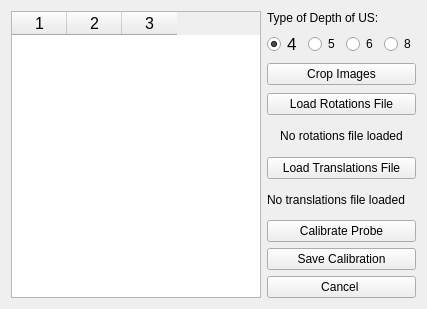
<?xml version="1.0" encoding="UTF-8"?>
<ui version="4.0">
 <class>ProbeCalibrationWidget</class>
 <widget class="QWidget" name="ProbeCalibrationWidget">
  <property name="geometry">
   <rect>
    <x>0</x>
    <y>0</y>
    <width>427</width>
    <height>309</height>
   </rect>
  </property>
  <property name="windowTitle">
   <string>Probe Calibration Setup</string>
  </property>
  <layout class="QGridLayout" name="gridLayout">
   <item row="0" column="0" rowspan="8">
    <widget class="QTableWidget" name="tableWidget">
     <property name="font">
      <font>
       <pointsize>12</pointsize>
      </font>
     </property>
     <property name="columnCount">
      <number>3</number>
     </property>
     <attribute name="horizontalHeaderVisible">
      <bool>true</bool>
     </attribute>
     <attribute name="horizontalHeaderCascadingSectionResizes">
      <bool>false</bool>
     </attribute>
     <attribute name="horizontalHeaderDefaultSectionSize">
      <number>55</number>
     </attribute>
     <attribute name="horizontalHeaderMinimumSectionSize">
      <number>10</number>
     </attribute>
     <attribute name="verticalHeaderDefaultSectionSize">
      <number>20</number>
     </attribute>
     <column/>
     <column/>
     <column/>
    </widget>
   </item>
   <item row="0" column="2">
    <layout class="QVBoxLayout" name="verticalLayout">
     <property name="spacing">
      <number>6</number>
     </property>
     <property name="bottomMargin">
      <number>2</number>
     </property>
     <item>
      <widget class="QLabel" name="label">
       <property name="text">
        <string>Type of Depth of US:</string>
       </property>
      </widget>
     </item>
     <item>
      <layout class="QHBoxLayout" name="horizontalLayout">
       <item>
        <widget class="QRadioButton" name="radioButton_4">
         <property name="font">
          <font>
           <pointsize>13</pointsize>
          </font>
         </property>
         <property name="text">
          <string>4</string>
         </property>
         <property name="checked">
          <bool>true</bool>
         </property>
        </widget>
       </item>
       <item>
        <widget class="QRadioButton" name="radioButton_5">
         <property name="contextMenuPolicy">
          <enum>Qt::NoContextMenu</enum>
         </property>
         <property name="text">
          <string>5</string>
         </property>
        </widget>
       </item>
       <item>
        <widget class="QRadioButton" name="radioButton_6">
         <property name="text">
          <string>6</string>
         </property>
        </widget>
       </item>
       <item>
        <widget class="QRadioButton" name="radioButton_8">
         <property name="text">
          <string>8</string>
         </property>
        </widget>
       </item>
      </layout>
     </item>
     <item>
      <widget class="QPushButton" name="cropButton">
       <property name="text">
        <string>Crop Images</string>
       </property>
       <property name="flat">
        <bool>false</bool>
       </property>
      </widget>
     </item>
    </layout>
   </item>
   <item row="1" column="2">
    <widget class="QPushButton" name="rotationsButton">
     <property name="text">
      <string>Load Rotations File</string>
     </property>
    </widget>
   </item>
   <item row="2" column="2">
    <widget class="QLabel" name="rotationsLabel">
     <property name="text">
      <string>No rotations file loaded</string>
     </property>
     <property name="alignment">
      <set>Qt::AlignCenter</set>
     </property>
    </widget>
   </item>
   <item row="3" column="2">
    <widget class="QPushButton" name="translationsButton">
     <property name="text">
      <string>Load Translations File</string>
     </property>
    </widget>
   </item>
   <item row="4" column="2">
    <widget class="QLabel" name="translationsLabel">
     <property name="text">
      <string>No translations file loaded</string>
     </property>
     <property name="alignment">
      <set>Qt::AlignLeading|Qt::AlignLeft|Qt::AlignVCenter</set>
     </property>
    </widget>
   </item>
   <item row="7" column="2">
    <widget class="QPushButton" name="cancelButton">
     <property name="text">
      <string>Cancel </string>
     </property>
    </widget>
   </item>
   <item row="5" column="2">
    <widget class="QPushButton" name="calibrateButton">
     <property name="text">
      <string>Calibrate Probe</string>
     </property>
    </widget>
   </item>
   <item row="6" column="2">
    <widget class="QPushButton" name="saveButton">
     <property name="text">
      <string>Save Calibration</string>
     </property>
    </widget>
   </item>
  </layout>
 </widget>
 <resources/>
 <connections>
  <connection>
   <sender>cropButton</sender>
   <signal>clicked()</signal>
   <receiver>ProbeCalibrationWidget</receiver>
   <slot>crop()</slot>
   <hints>
    <hint type="sourcelabel">
     <x>301</x>
     <y>79</y>
    </hint>
    <hint type="destinationlabel">
     <x>297</x>
     <y>143</y>
    </hint>
   </hints>
  </connection>
  <connection>
   <sender>calibrateButton</sender>
   <signal>clicked()</signal>
   <receiver>ProbeCalibrationWidget</receiver>
   <slot>calibrate()</slot>
   <hints>
    <hint type="sourcelabel">
     <x>417</x>
     <y>241</y>
    </hint>
    <hint type="destinationlabel">
     <x>426</x>
     <y>141</y>
    </hint>
   </hints>
  </connection>
  <connection>
   <sender>rotationsButton</sender>
   <signal>clicked()</signal>
   <receiver>ProbeCalibrationWidget</receiver>
   <slot>loadRotationsFile()</slot>
   <hints>
    <hint type="sourcelabel">
     <x>417</x>
     <y>115</y>
    </hint>
    <hint type="destinationlabel">
     <x>426</x>
     <y>104</y>
    </hint>
   </hints>
  </connection>
  <connection>
   <sender>translationsButton</sender>
   <signal>clicked()</signal>
   <receiver>ProbeCalibrationWidget</receiver>
   <slot>loadTranslationsFile()</slot>
   <hints>
    <hint type="sourcelabel">
     <x>417</x>
     <y>178</y>
    </hint>
    <hint type="destinationlabel">
     <x>230</x>
     <y>151</y>
    </hint>
   </hints>
  </connection>
  <connection>
   <sender>cancelButton</sender>
   <signal>clicked()</signal>
   <receiver>ProbeCalibrationWidget</receiver>
   <slot>close()</slot>
   <hints>
    <hint type="sourcelabel">
     <x>325</x>
     <y>288</y>
    </hint>
    <hint type="destinationlabel">
     <x>213</x>
     <y>154</y>
    </hint>
   </hints>
  </connection>
  <connection>
   <sender>saveButton</sender>
   <signal>clicked()</signal>
   <receiver>ProbeCalibrationWidget</receiver>
   <slot>saveCalibration()</slot>
   <hints>
    <hint type="sourcelabel">
     <x>347</x>
     <y>259</y>
    </hint>
    <hint type="destinationlabel">
     <x>213</x>
     <y>154</y>
    </hint>
   </hints>
  </connection>
 </connections>
 <slots>
  <slot>crop()</slot>
  <slot>calibrate()</slot>
  <slot>loadRotationsFile()</slot>
  <slot>loadTranslationsFile()</slot>
  <slot>saveCalibration()</slot>
 </slots>
</ui>
